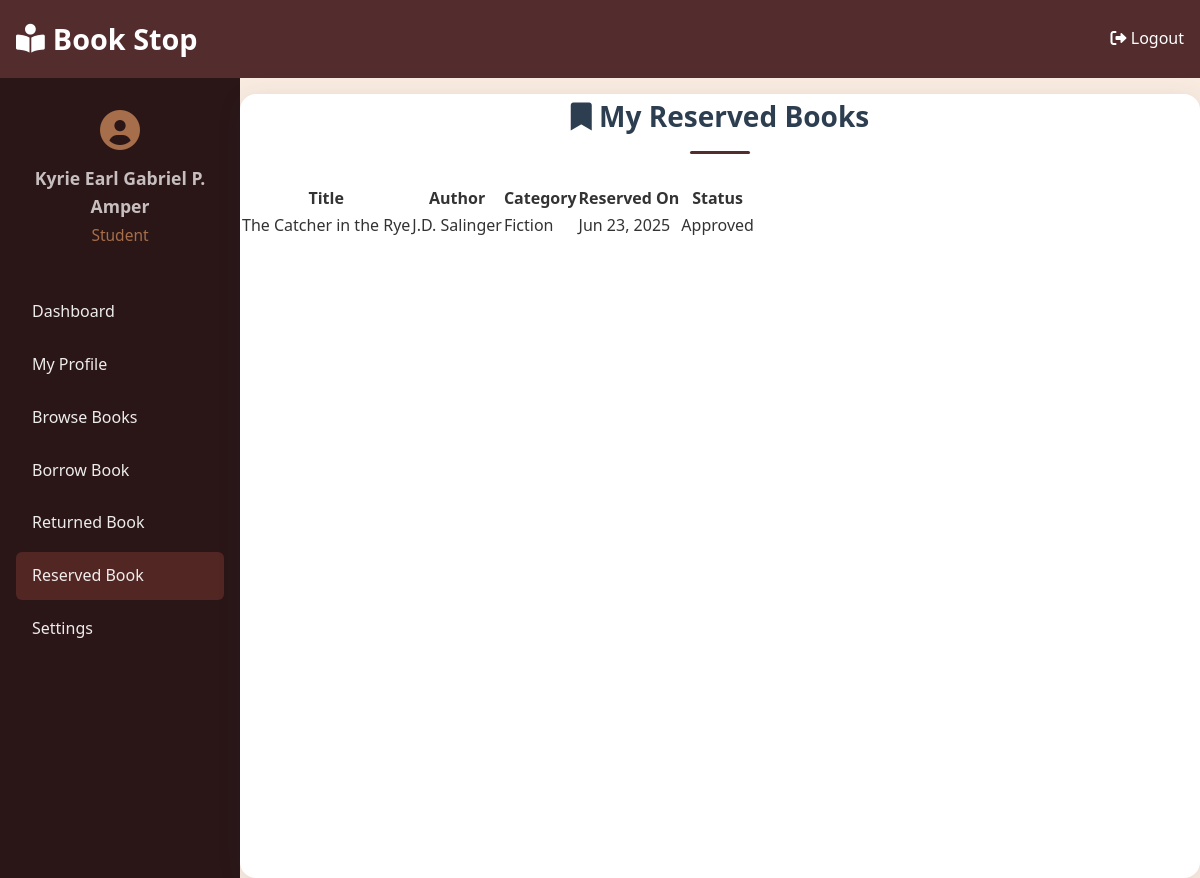
Page /reserved-book.php (signed in) on the committed database.
### tables this page shows
CREATE TABLE `reservations` (
  `reservation_id` int(11) NOT NULL,
  `user_id` int(11) DEFAULT NULL,
  `book_id` int(11) DEFAULT NULL,
  `reservation_date` date DEFAULT curdate(),
  `status` enum('pending','approved','denied','cancelled','fulfilled','active') DEFAULT 'pending'
);

CREATE TABLE `books` (
  `book_id` int(11) NOT NULL,
  `title` varchar(150) NOT NULL,
  `author` varchar(100) DEFAULT NULL,
  `category` varchar(50) DEFAULT NULL,
  `isbn` varchar(20) DEFAULT NULL,
  `total_copies` int(11) DEFAULT 1,
  `book_fine` int(11) NOT NULL,
  `available_copies` int(11) DEFAULT 1,
  `published_year` year(4) DEFAULT NULL,
  `cover_image` varchar(255) DEFAULT NULL,
  `is_ebook` tinyint(1) DEFAULT 0,
  `ebook_file` varchar(255) DEFAULT NULL,
  `description` text DEFAULT NULL,
  `published_date` date DEFAULT NULL
);

### reserved-book.php (the view, shortened to what this page needs)
<?php
require_once 'config.php';
$user_id = (int)$_SESSION['user_id'];
$reserved_books = [];
$stmt = $conn->prepare("SELECT b.title, b.author, b.category, r.reservation_date, r.status
    FROM reservations r
    JOIN books b ON r.book_id = b.book_id
    WHERE r.user_id = ?
    ORDER BY r.reservation_date DESC");
if ($stmt) {
    $stmt->bind_param("i", $user_id);
    $stmt->execute();
    $result = $stmt->get_result();
    while ($row = $result->fetch_assoc()) {
        $reserved_books[] = $row;
    }
} else {
    $error = "Query error: " . htmlspecialchars($conn->error);
}
?>
<!DOCTYPE html>
<html lang="en">
<head>
    <link rel="stylesheet" href="style.css">
    <link rel="stylesheet" href="https://cdnjs.cloudflare.com/ajax/libs/font-awesome/6.0.0/css/all.min.css">
</head>
<body>
    <header class="dashboard-header">
        <h1><i class="fas fa-book-reader"></i> Book Stop</h1>
        <a href="login_register.php?logout=1" class="logout-btn">
            <i class="fas fa-sign-out-alt"></i> Logout
        </a>
    </header>
    <div class="dashboard-layout">
        <div class="dashboard-sidebar">
            <div class="user-info">
                <i class="fas fa-user-circle"></i>
                <h3><?= htmlspecialchars($_SESSION['full_name'] ?? 'Student') ?></h3>
                <p>Student</p>
            </div>
            <nav>
                <ul class="sidebar-menu">
                    <li><a href="student_page.php" class="nav-link">Dashboard</a></li>
                    <li><a href="my-profile.php" class="nav-link">My Profile</a></li>
                    <li><a href="catalog.php" class="nav-link">Browse Books</a></li>
                    <li><a href="borrow-book.php" class="nav-link">Borrow Book</a></li>
                    <li><a href="return-book.php" class="nav-link">Returned Book</a></li>
                    <li><a href="reserved-book.php" class="nav-link active">Reserved Book</a></li>
                    <li><a href="settings.php" class="nav-link">Settings</a></li>
                </ul>
            </nav>
        </div>
        <div class="dashboard-main">
            <div class="card">
                <h2><i class="fas fa-bookmark"></i> My Reserved Books</h2>
                <?php if (count($reserved_books) === 0): ?>
                    <div class="no-reserved">
                        <i class="fas fa-info-circle"></i> You have no reserved books.
                    </div>
                <?php else: ?>
                    <table class="reserved-table">
                        <thead>
                            <tr>
                                <th>Title</th>
                                <th>Author</th>
                                <th>Category</th>
                                <th>Reserved On</th>
                                <th>Status</th>
                            </tr>
                        </thead>
                        <tbody>
                            <?php foreach ($reserved_books as $book): ?>
                                <tr>
                                    <td><?= htmlspecialchars($book['title']) ?></td>
                                    <td><?= htmlspecialchars($book['author']) ?></td>
                                    <td><?= htmlspecialchars($book['category']) ?></td>
                                    <td><?= date('M d, Y', strtotime($book['reservation_date'])) ?></td>
                                    <td>
                                        <span class="status-badge <?= strtolower($book['status']) ?>">
                                            <?= ucfirst($book['status']) ?>
                                        </span>
                                    </td>
                                </tr>
                            <?php endforeach; ?>
                        </tbody>
                    </table>
                <?php endif; ?>
            </div>
        </div>
    </div>
</body>
</html>

### style.css (style rules this page uses)
* { margin: 0; padding: 0; box-sizing: border-box; font-family: 'Segoe UI', Tahoma, Geneva, Verdana, sans-serif; }
:root { --primary-color: #4a6bff; --primary-hover: #3a5ce9; --secondary-color: #6c757d; --success-color: #28a745; --error-color: #dc3545; --light-gray: #f8f9fa; --border-color: #dee2e6; --box-shadow: 0 4px 20px rgba(0, 0, 0, 0.1); }
body { margin: 0; padding: 0; min-height: 100vh; background: linear-gradient(135deg, #f6f8fa 0%, #e3e0dc 100%); color: #333; line-height: 1.6; display: block; }
h2 { font-size: 28px; font-weight: 600; text-align: center; margin-bottom: 30px; color: #2c3e50; position: relative; padding-bottom: 15px; }
h2::after { content: ''; position: absolute; bottom: 0; left: 50%; transform: translateX(-50%); width: 60px; height: 3px; background: #532c2e; border-radius: 3px; }
body { background: var(--bg); }
.dashboard-header { background: #3e2723; color: white; padding: 1rem 2rem; display: flex; align-items: center; justify-content: space-between; }
.dashboard-header h1 { margin: 0; font-size: 1.8rem; display: flex; align-items: center; gap: 0.5rem; }
body { background: linear-gradient(120deg, #f7f7f7 0%, #f9f6f2 100%); }
.dashboard-header { background: #532c2e; color: white; padding: 1rem; text-align: center; }
.dashboard-header h1 { margin: 0; font-size: 1.8rem; font-weight: 600; }
.logout-btn { color: white; text-decoration: none; font-weight: 500; transition: color 0.2s; }
.dashboard-layout { display: flex; flex-direction: row; min-height: calc(100vh - 120px); }
.dashboard-sidebar { width: 240px; background: #2a1617; color: #fff; padding: 2rem 1rem; display: flex; flex-direction: column; min-height: 100vh; }
.user-info { margin-bottom: 2.5rem; text-align: center; }
.user-info i { font-size: 2.5rem; color: #a66e4a; }
.user-info h3 { margin: 0.7rem 0 0.2rem 0; font-size: 1.1rem; color: #c7bebf; }
.user-info p { color: #a66e4a; font-size: 0.97rem; margin: 0; }
nav { width: 100%; }
.sidebar-menu { list-style: none; padding: 0; margin: 0; }
.sidebar-menu li { margin-bottom: 0.3rem; }
.dashboard-sidebar .nav-link { display: block; padding: 0.7rem 1rem; color: #ffffffea; text-decoration: none; border-radius: 6px; font-weight: 500; transition: background 0.2s; }
.dashboard-sidebar .nav-link.active { background: #522623; }
.dashboard-main { flex: 1; padding: 2rem; background: #fff; border-radius: 16px; box-shadow: 0 4px 24px rgba(44,62,80,0.10); margin-top: 1rem; width: 100%; padding: 0; display: flex; flex-direction: column; align-items: stretch; justify-content: flex-start; }
body { background: var(--bg, #F9EBE0); }

### rows in the picture
reservations: book.title "The Catcher in the Rye", book.author "J.D. Salinger", book.category "Fiction", reservation_date "Jun 23, 2025", status "Approved"

### other values in the picture
$_SESSION['full_name'] "Kyrie Earl Gabriel P. Amper"
